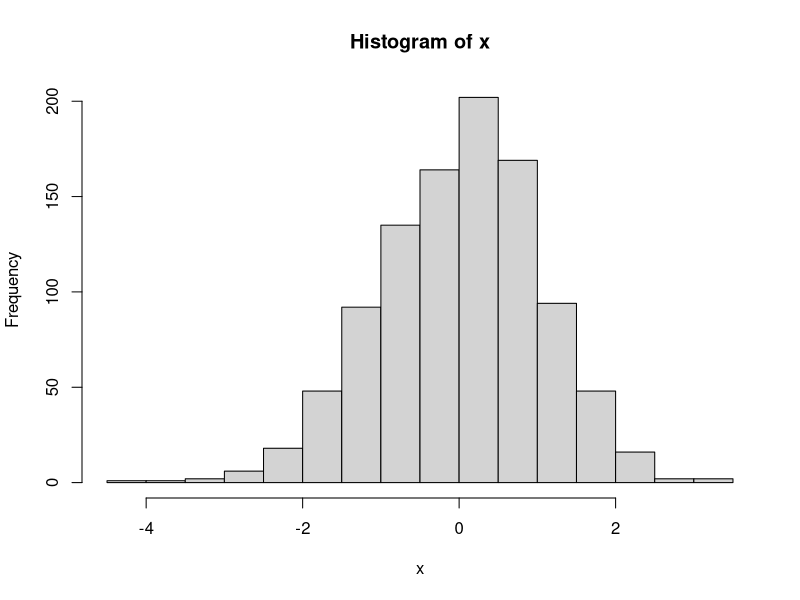
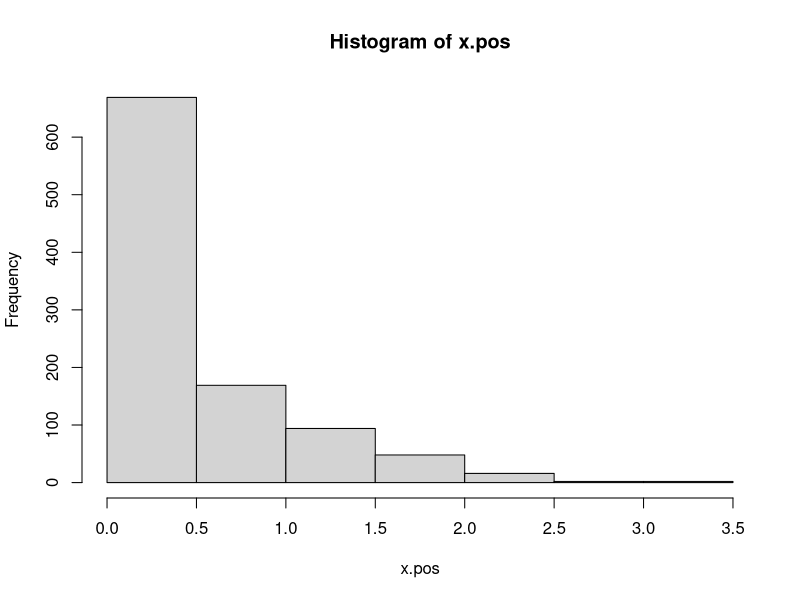

Write R code to recreate these figures, in order.
for(i in 1:10) print(i)

for(celsius in 25:30)
print(c(celsius, 9/5*celsius + 32))

x<-rnorm(1000); x.pos<-rep(NA, length(x))  
for(j in 1:length(x)) {
  if(x[j] < 0) x.pos[j] <- 0
  else x.pos[j] <- x[j]
}

hist(x)
hist(x.pos)
